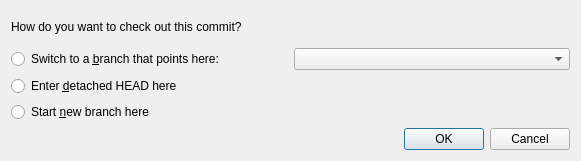
<?xml version="1.0" encoding="UTF-8"?>
<ui version="4.0">
 <class>CheckoutCommitDialog</class>
 <widget class="QDialog" name="CheckoutCommitDialog">
  <property name="windowModality">
   <enum>Qt::NonModal</enum>
  </property>
  <property name="enabled">
   <bool>true</bool>
  </property>
  <property name="geometry">
   <rect>
    <x>0</x>
    <y>0</y>
    <width>581</width>
    <height>161</height>
   </rect>
  </property>
  <property name="sizePolicy">
   <sizepolicy hsizetype="Preferred" vsizetype="Preferred">
    <horstretch>0</horstretch>
    <verstretch>0</verstretch>
   </sizepolicy>
  </property>
  <property name="windowTitle">
   <string>Check out commit</string>
  </property>
  <property name="sizeGripEnabled">
   <bool>false</bool>
  </property>
  <property name="modal">
   <bool>true</bool>
  </property>
  <layout class="QVBoxLayout" name="verticalLayout">
   <item>
    <widget class="QLabel" name="label">
     <property name="text">
      <string>How do you want to check out this commit?</string>
     </property>
    </widget>
   </item>
   <item>
    <layout class="QHBoxLayout" name="horizontalLayout">
     <property name="sizeConstraint">
      <enum>QLayout::SetDefaultConstraint</enum>
     </property>
     <item>
      <widget class="QRadioButton" name="switchToLocalBranchRadioButton">
       <property name="text">
        <string>Switch to a &amp;branch that points here:</string>
       </property>
      </widget>
     </item>
     <item>
      <widget class="QComboBox" name="switchToLocalBranchComboBox"/>
     </item>
    </layout>
   </item>
   <item>
    <widget class="QRadioButton" name="detachedHeadRadioButton">
     <property name="text">
      <string>Enter &amp;detached HEAD here</string>
     </property>
    </widget>
   </item>
   <item>
    <widget class="QRadioButton" name="createBranchRadioButton">
     <property name="text">
      <string>Start &amp;new branch here</string>
     </property>
    </widget>
   </item>
   <item>
    <widget class="QDialogButtonBox" name="buttonBox">
     <property name="orientation">
      <enum>Qt::Horizontal</enum>
     </property>
     <property name="standardButtons">
      <set>QDialogButtonBox::Cancel|QDialogButtonBox::Ok</set>
     </property>
     <property name="centerButtons">
      <bool>false</bool>
     </property>
    </widget>
   </item>
  </layout>
 </widget>
 <resources/>
 <connections>
  <connection>
   <sender>buttonBox</sender>
   <signal>rejected()</signal>
   <receiver>CheckoutCommitDialog</receiver>
   <slot>reject()</slot>
   <hints>
    <hint type="sourcelabel">
     <x>238</x>
     <y>244</y>
    </hint>
    <hint type="destinationlabel">
     <x>286</x>
     <y>156</y>
    </hint>
   </hints>
  </connection>
  <connection>
   <sender>buttonBox</sender>
   <signal>accepted()</signal>
   <receiver>CheckoutCommitDialog</receiver>
   <slot>accept()</slot>
   <hints>
    <hint type="sourcelabel">
     <x>402</x>
     <y>244</y>
    </hint>
    <hint type="destinationlabel">
     <x>364</x>
     <y>71</y>
    </hint>
   </hints>
  </connection>
  <connection>
   <sender>switchToLocalBranchRadioButton</sender>
   <signal>toggled(bool)</signal>
   <receiver>switchToLocalBranchComboBox</receiver>
   <slot>setEnabled(bool)</slot>
   <hints>
    <hint type="sourcelabel">
     <x>226</x>
     <y>107</y>
    </hint>
    <hint type="destinationlabel">
     <x>359</x>
     <y>115</y>
    </hint>
   </hints>
  </connection>
 </connections>
</ui>
